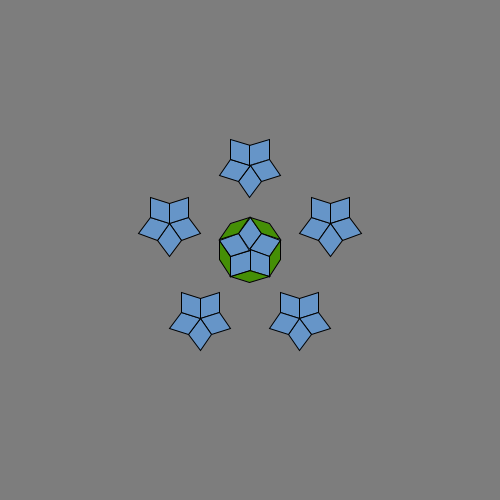
Frame 1 (no input)
Frame 60 (the mouse pressed at the canvas centre just before this capture): identical to frame 1, image omitted
Frame 120 (the mouse held since frame 60 and released just before this capture): identical to frame 1, image omitted

The Processing sketch that drew this single still picture (run headless with seeded random() and noise(); from frame 60 on, the mouse is pressed at the canvas centre):

// Processing sketch: PenroseTiling
// ── PenroseTiling.pde

PShape t1, t2;


void setup() {
  size(500, 500);
  println(20 * sin(radians(18))); 
  println(20 * cos(radians(18)));
  println(20 * sin(radians(36))); 
  println(20 * cos(radians(36)));
  makeShapes();
}

void draw() {
  background(125);
  translate(width/2, height/2);
  pushMatrix();
  rotate(PI + HALF_PI);
  for (int i = 0; i < 5; i ++) {
    pushMatrix();
      rotate(i * TWO_PI / 5);
      translate(16.18, 0);
      shape(t1);
    popMatrix();
    pushMatrix();
      rotate(i * TWO_PI / 5 + (TWO_PI / 10));
      translate(26.18, 0);
      pushMatrix();
        rotate(HALF_PI);
        shape(t2);
      popMatrix();
    popMatrix();
  }
  for (int j = 0; j < 5; j ++) {
    pushMatrix();
    rotate(j * TWO_PI / 5);
    translate(4 * 16.18 + 20, 0);
    rotate(PI);
    for (int i = 0; i < 5; i ++) {
      pushMatrix();
      rotate(i * TWO_PI / 5);
      translate(16.18, 0);
      shape(t1);
      popMatrix();
    }
    popMatrix();
  }
  popMatrix();
}

void makeShapes() {
  t1 = createShape();
  t1.beginShape();
  t1.fill(102,149,200);
//  t1.noStroke();
  t1.vertex(cos(0) * 16.18, sin(0) * 16.18);
  t1.vertex(cos(HALF_PI) * 11.76, sin(HALF_PI) * 11.76);
  t1.vertex(cos(PI) * 16.18, sin(PI) * 16.18);
  t1.vertex(cos(PI+HALF_PI) * 11.76, sin(PI+HALF_PI) * 11.76);
  t1.endShape(CLOSE);
  t2 = createShape();
  t2.beginShape();
  t2.fill(69,143,6);
//  t2.noStroke();
  t2.vertex(cos(0) * 19.02, sin(0) * 19.02);
  t2.vertex(cos(HALF_PI) * 6.18, sin(HALF_PI) * 6.18);
  t2.vertex(cos(PI) * 19.02, sin(PI) * 19.02);
  t2.vertex(cos(PI+HALF_PI) * 6.18, sin(PI+HALF_PI) * 6.18);
  t2.endShape(CLOSE);
}
